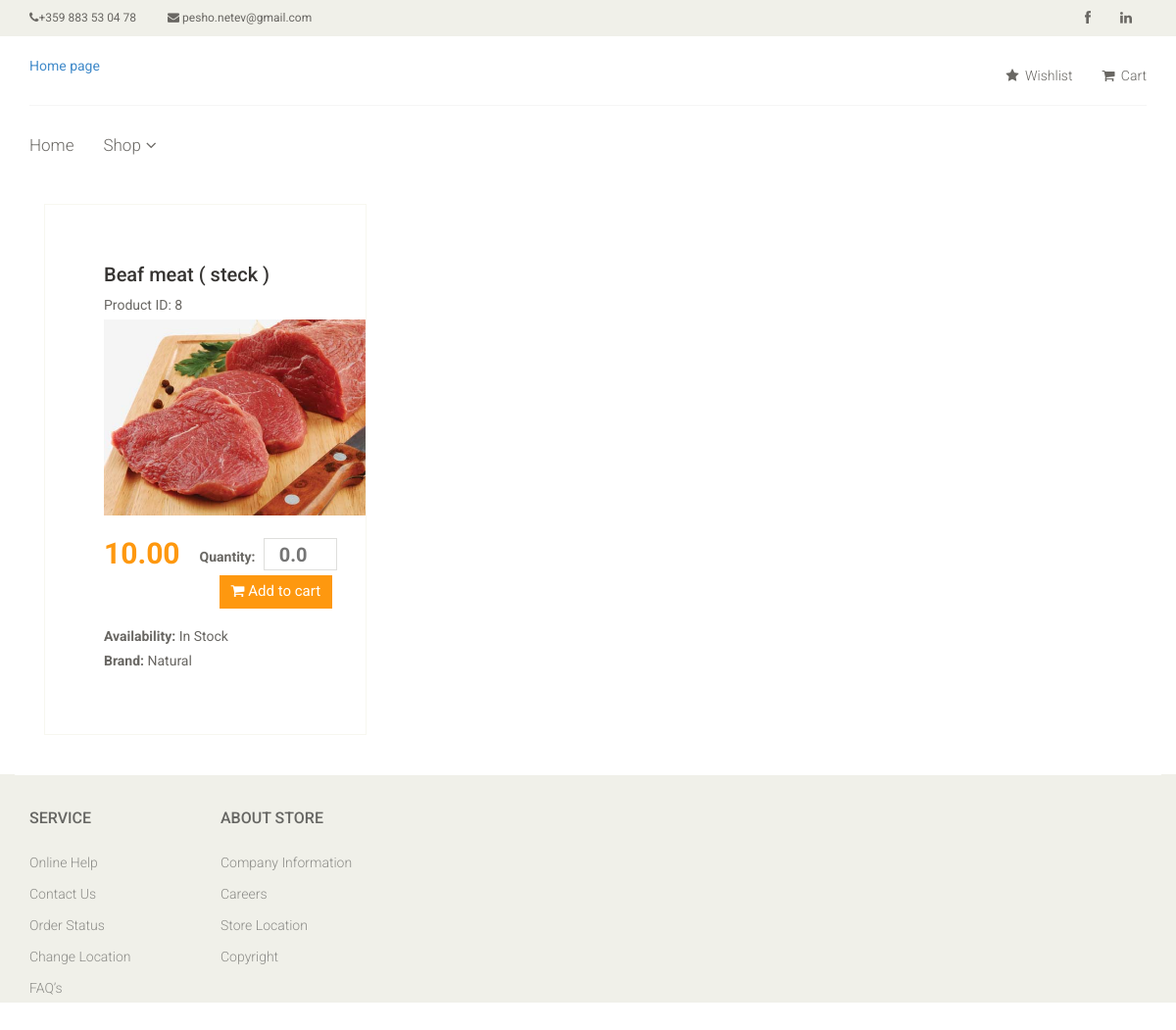
The page /store/category/3 on the database its author committed.
### store/models.py (models this page shows, shortened)
class Product(models.Model):
    weight_units = (
        ('Kilogram', 'kg'),
        ('Pound', 'pd'),
        ('Gram', 'g'),
        ('Liter', 'l')
    )
    category = models.ForeignKey(Category, related_name='products', on_delete=models.CASCADE)
    name = models.CharField(max_length=200, default="")
    price = models.DecimalField(max_digits=10, decimal_places=2, default=0.0)
    brand = models.CharField(max_length=100, default="")
    image = models.ImageField(upload_to='./static/store/products/%Y_%m_%d', blank=True)
    created = models.DateTimeField(auto_now_add=True)
    updated = models.DateTimeField(auto_now=True)
    description = models.TextField(default="")
    available = models.BooleanField(default=True)
    quantity = models.DecimalField(default=0.0, max_digits=6, decimal_places=3)
    unit = models.CharField(max_length=10, default="", choices=weight_units)

### store/views.py (the view)
# urls.py: re_path('^category/([0-9]+)$', views.category_products, name='products'),
def category_products(request, cat_id):
    template = 'store/category.html'
    cat_selected = Category.objects.get(id=cat_id).get_descendants(include_self=True)
    products = [Product.objects.filter(category_id=cat.id) for cat in cat_selected]
    have_products = any(len(x) for x in products)
    context = {'products': products, 'have_products': have_products}
    return render(request, template, context)

### store/models.py (called while the page is built)
    def __str__(self):
        return "{0}".format(self.name)

### store/templates/store/category.html (shortened to what this page needs)
{% load static %}
<!DOCTYPE html>
<html lang="en">
<head>
    <link href="{% static 'store/css/bootstrap.min.css' %}" rel="stylesheet">
    <link href="{% static 'store/css/font-awesome.min.css' %}" rel="stylesheet">
    <link href="{% static 'store/css/prettyPhoto.css' %}" rel="stylesheet">
    <link href="{% static 'store/css/animate.css' %}" rel="stylesheet">
	<link href="{% static 'store/css/main.css' %}" rel="stylesheet">
	<link href="{% static 'store/css/responsive.css' %}" rel="stylesheet">
</head>
<body>
	<header id="header">
		<div class="header_top">
			<div class="container">
				<div class="row">
					<div class="col-sm-6">
						<div class="contactinfo">
							<ul class="nav nav-pills">
								<li><a href="#"><i class="fa fa-phone"></i>+359 883 53 04 78</a></li>
								<li><a href="#"><i class="fa fa-envelope"></i> pesho.netev@gmail.com</a></li>
							</ul>
						</div>
					</div>
					<div class="col-sm-6">
						<div class="social-icons pull-right">
							<ul class="nav navbar-nav">
								<li><a href="https://www.facebook.com/"><i class="fa fa-facebook"></i></a></li>
								<li><a href="https://www.linkedin.com/feed/"><i class="fa fa-linkedin"></i></a></li>
							</ul>
						</div>
					</div>
				</div>
			</div>
		</div>
		<div class="header-middle">
			<div class="container">
				<div class="row">
					<div class="col-sm-4">
						<div class="logo pull-left">
							<a href="{% url 'store:index' %}">Home page</a>
						</div>
					</div>
					<div class="col-sm-8">
						<div class="shop-menu pull-right">
							<ul class="nav navbar-nav">
								<li><a href=""><i class="fa fa-star"></i> Wishlist</a></li>
								<li><a href="{% url 'store:cart' %}"><i class="fa fa-shopping-cart"></i> Cart</a></li>
							</ul>
						</div>
					</div>
				</div>
			</div>
		</div>
		<div class="header-bottom">
			<div class="container">
				<div class="row">
					<div class="col-sm-9">
						<div class="mainmenu pull-left">
							<ul class="nav navbar-nav collapse navbar-collapse">
								<li><a href="{% url 'store:index' %}">Home</a></li>
								<li class="dropdown"><a href="#">Shop<i class="fa fa-angle-down"></i></a>
                                </li>
							</ul>
						</div>
					</div>
				</div>
			</div>
		</div>
	</header>
	<section>
		<div class="container">
			<div class="row">
				<div class="col-sm-9 padding-right">
					<div class="product-details">
						{% if have_products %}
							{% for query in products %}
								{% for product in query %}
									<div class="col-sm-5">
										<div class="product-information">
											{% if product.quantity > 0 %}
												<h2>{{ product.name }}</h2>
												<p>Product ID: {{ product.id }}</p>
												<img src="../../{{ product.image.url }}" alt="{{ product.name }}" width="300" height="200"/>
												<span>
													<span>{{ product.price }}</span>
													<label>Quantity:</label>
													<input type="number" class="quantity" placeholder="0.0" step="0.1" min="0.0"/>
													<button type="button" class="btn btn-fefault cart" data-product="{{ product.name }}" data-price="{{ product.price }}" data-category="{{ product.category }}" data-description="{{ product.description }}">
														<i class="fa fa-shopping-cart"></i>
														Add to cart
													</button>
												</span>
												<p><b>Availability:</b> In Stock</p>
												<p><b>Brand:</b> {{ product.brand }}</p>
											{% else %}
												<p>We expect new delivery tomorrow...</p>
											{% endif %}
										</div>
									</div>
								{% endfor %}
							{% endfor %}
						{% else %}
							<h3>Currently we don't have products in this category...</h3>
						{% endif %}
					</div>
				</div>
			</div>
		</div>
	</section>
	<footer id="footer">
		<div class="footer-widget">
			<div class="container">
				<div class="row">
					<div class="col-sm-2">
						<div class="single-widget">
							<h2>Service</h2>
							<ul class="nav nav-pills nav-stacked">
								<li><a href="">Online Help</a></li>
								<li><a href="">Contact Us</a></li>
								<li><a href="">Order Status</a></li>
								<li><a href="">Change Location</a></li>
								<li><a href="">FAQ’s</a></li>
							</ul>
						</div>
					</div>
					<div class="col-sm-2">
						<div class="single-widget">
							<h2>About Store</h2>
							<ul class="nav nav-pills nav-stacked">
								<li><a href="">Company Information</a></li>
								<li><a href="">Careers</a></li>
								<li><a href="">Store Location</a></li>
								<li><a href="">Copyright</a></li>
							</ul>
						</div>
					</div>
				</div>
			</div>
		</div>
	</footer>
</body>
</html>

### store/static/store/css/main.css (style rules this page uses)
body { font-family: 'Roboto', sans-serif; position: relative; font-weight: 400; }
ul li { list-style: none; }
a { -webkit-transition: 300ms; -moz-transition: 300ms; -o-transition: 300ms; transition: 300ms; }
h1, h2, h3, h4, h5, h6 { font-family: 'Roboto', sans-serif; }
.header_top { background: none repeat scroll 0 0 #F0F0E9; }
.contactinfo ul li:first-child { margin-left: -15px; }
.contactinfo ul li a { font-size: 12px; color: #696763; font-family: 'Roboto', sans-serif; }
.social-icons ul li a { border: 0 none; border-radius: 0; color: #696763; padding:0px; }
.social-icons ul li { display:inline-block; }
.social-icons ul li a i { padding: 11px 15px; transition: all 0.9s ease 0s; -moz-transition: all 0.9s ease 0s; -webkit-transition: all 0.9s ease 0s; -o-transition: all 0.9s ease 0s; }
.header-middle .container .row { border-bottom: 1px solid #f5f5f5; margin-left: 0; margin-right: 0; padding-bottom: 20px; padding-top: 20px; }
.header-middle .container .row .col-sm-4 { padding-left: 0; }
.header-middle .container .row .col-sm-8 { padding-right:0; }
.shop-menu ul li { display:inline-block; padding-left: 15px; padding-right: 15px; }
.shop-menu ul li:last-child { padding-right: 0; }
.shop-menu ul li a { background: #FFFFFF; color: #696763; font-family: 'Roboto', sans-serif; font-size: 14px; font-weight: 300; padding:0; padding-right: 0; margin-top: 10px; }
.shop-menu ul li a i { margin-right:3px; }
.header-bottom { padding-bottom: 30px; padding-top: 30px; }
.navbar-collapse.collapse { padding-left: 0; }
.mainmenu ul li { padding-right: 15px; padding-left: 15px; }
.mainmenu ul li:first-child { padding-left: 0px; }
.mainmenu ul li a { color: #696763; font-family: 'Roboto', sans-serif; font-size: 17px; font-weight: 300; padding: 0; padding-bottom: 10px; }
.fa-angle-down { padding-left: 5px; }
#footer { background: #F0F0E9; }
.footer-widget { margin-bottom: 68px; }
.footer-widget .container { border-top: 1px solid #FFFFFF; padding-top: 15px; }
.single-widget h2 { color: #666663; font-family: 'Roboto', sans-serif; font-size: 16px; font-weight: 500; margin-bottom: 22px; text-transform: uppercase; }
.single-widget ul li a { color: #8C8C88; font-family: 'Roboto', sans-serif; font-size: 14px; font-weight: 300; padding: 5px 0; }
.padding-right { padding-right: 0; }
.product-details { overflow:hidden; }
.product-details { margin-bottom: 40px; overflow: hidden; margin-top: 10px; }
.product-information { border: 1px solid #F7F7F0; overflow: hidden; padding-bottom: 60px; padding-left: 60px; padding-top: 60px; position: relative; }
.product-information h2 { color: #363432; font-family: 'Roboto', sans-serif; font-size: 20px; margin-top: 0; }
.product-information p { color: #696763; font-family: 'Roboto', sans-serif; margin-bottom: 5px; }
.product-information span { display: inline-block; margin-bottom: 8px; margin-top: 18px; }
.product-information span span { color: #FE980F; float: left; font-family: 'Roboto', sans-serif; font-size: 30px; font-weight: 700; margin-right: 20px; margin-top: 0px; }
.product-information span input { border: 1px solid #DEDEDC; color: #696763; font-family: 'Roboto', sans-serif; font-size: 20px; font-weight: 700; height: 33px; outline: medium none; text-align: center; width: 50px; }
.product-information span label { color: #696763; font-family: 'Roboto', sans-serif; font-weight: 700; margin-right: 5px; }
.cart { background: #FE980F; border: 0 none; border-radius: 0; color: #FFFFFF; font-family: 'Roboto', sans-serif; font-size: 15px; margin-bottom: 10px; margin-left: 20px; }
.quantity { width: 75px!important; margin: 5px auto; }

### rows shown on the page
Product: name "Beaf meat ( steck )", id "8", image (picture), price "10.00", brand "Natural"
